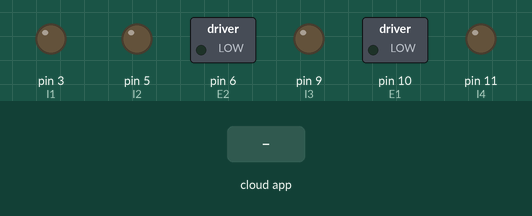
Recording of a sketch running on a simulated Arduino Uno, built with avr-gcc and run on an emulated ATmega328P. Parts: switched loads named in the sketch (green lamp = pin HIGH), output pins drawn as LEDs (lit = HIGH). The inputs (shaded band) are chosen by the test bench. The ROS host is connected and sends only what is stated.

Above: at 1.2 s.
1.3 s: the phone or cloud app sets linear.x to -100
At 1.7 s:
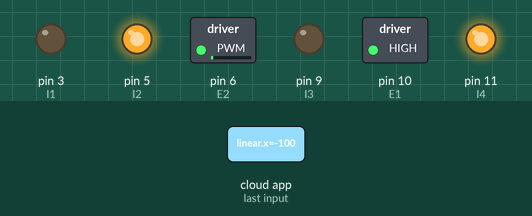
2.8 s: the phone or cloud app sets angular.z to -100
At 4.0 s:
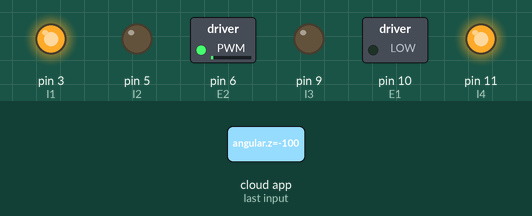
4.3 s: the phone or cloud app sets linear.x to 0
At 5.2 s:
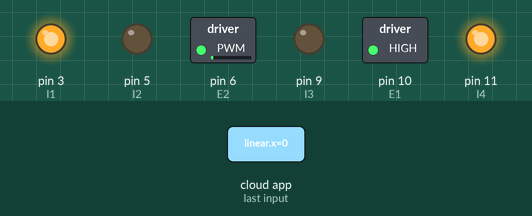
5.8 s: the phone or cloud app sets angular.z to 0
At 6.3 s:
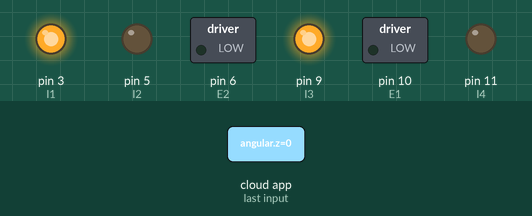
7.3 s: the phone or cloud app sets linear.x to 100
At 8.5 s:
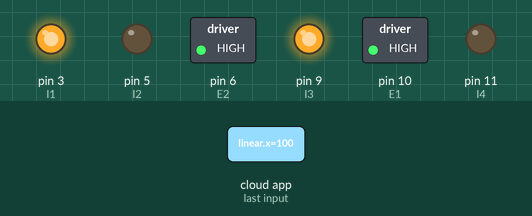
8.8 s: the phone or cloud app sets angular.z to 100
At 9.8 s:
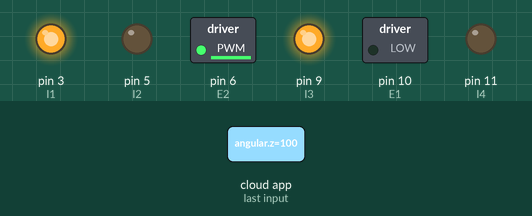
Timing chart, 0 to 11.3 s (numbered marks = the images above; inputs shaded):
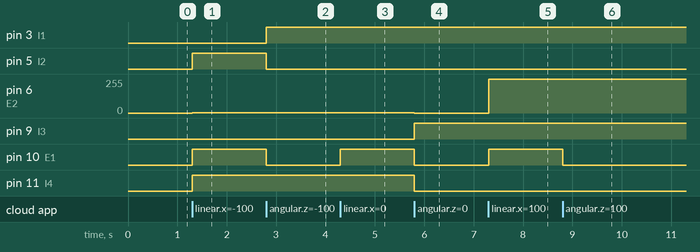

The sketch:

serial_control_2_motors_pwm.ino
```cpp
/* serial_control_2_motors_pwm.ino:
 *
 *  This code implements a motor control for a simple
 *  ROS robot, connected to a arduino via serial interface, and 2 DC motors(PWM).
 *  The wheels is ideally tracks.
 *
 *  To test it, you could use a USB joystick.
 *
 * Get 3 ROS packages/nodes to work first:
 * (joy/joy_node)
 * (rosserial_python/serial_node.py)
 * (teleop_twist_joy/teleop_node)
 *
 *  Test that Twist messages appear on the /cmd_vel topic
 *
 *  The principle is that
 *
 *  I)   <Twist> messages are published on /cmd_vel
 *  II)  The arduino subscribes to /cmd_vel
 *  III) Arduino translates the Twist message into
 *  IV)  PWM speed for left and right motors.
 *
 *  Make sure that the arduino code is compiled with the same version
 *  of "rosserial_python", or you might get protocol errors like:
 *  [ERROR] [WallTime: 1463602684.416179] Mismatched protocol version in packet:
 *  lost sync or rosserial_python is from different ros release than the rosserial client
 *
 *  Below is a "launch" file for ROS that shows the stack you need to get it running.
 *
 *  <launch>
 *  <node name="joy1" pkg="joy" type="joy_node" />
 *  <node name="teleoptwistjoy1" pkg="teleop_twist_joy" type="teleop_node" />
 *  <node name="serialcommjoy1" pkg="rosserial_python" type="serial_node.py" args="/dev/ttyAMA0"/>
 *  </launch>
 *
 *
*/
#include <ros.h>
#include <geometry_msgs/Twist.h>

// SERIAL COMMUNICATION
#define ROS_SERIAL_BAUD_RATE 57600

// MOTORS
#define E1 10   // Enable Pin for motor 1
#define E2 6    // Enable Pin for motor 2
#define I1 3    // Control pin 1 for motor 1
#define I2 5    // Control pin 2 for motor 1
#define I3 9    // Control pin 1 for motor 2
#define I4 11   // Control pin 2 for motor 2

ros::NodeHandle nh;

geometry_msgs::Twist twist_msg;

// The PWM values we are going to use
double lspeed = 0;
double rspeed = 0;

void MotorSpeeds(float left, float right) {

  // Raise values -0.5 - +0.5 with a factor of 255
  // So that we can have useful PWM values (0-255)
  // Perhaps, we could do a map() here instead.

  lspeed = left*255;
  rspeed = right*255;

  analogWrite(E1, lspeed);  // Set left motor speed
  analogWrite(E2, rspeed);  // Set right motor speed


  // Motor direction is determined based on the sign of the left,right values
  // Set direction of the motors based on the sign of the speed
  if ( left >= 0 ) {
    digitalWrite(I1, HIGH);
    digitalWrite(I2, LOW);
  } else {
    digitalWrite(I1, LOW);
    digitalWrite(I2, HIGH);
  }
  if ( right >= 0 ) {
    digitalWrite(I3, HIGH);
    digitalWrite(I4, LOW);
  } else {
    digitalWrite(I3, LOW);
    digitalWrite(I4, HIGH);
  }

}

////////////////////////////////////////////////////////////
// Motor drive
// cmd_x  : linear x velocity (forward velocity) m/s
// cmd_th : angular z velocity (rotation of heading) rad/s
void diff_drive(float cmd_x, float cmd_th) {

  char log_msg[200];
  // dtostrf(floatVar, minStringWidthIncDecimalPoint, numVarsAfterDecimal, charBuf);
  dtostrf(cmd_x*255, 1, 4, log_msg);
  nh.loginfo(log_msg);

  // Calculate speed to send to the motors.
  MotorSpeeds( cmd_x-cmd_th, cmd_x+cmd_th );
}

// The callback function
void cmd_vel_callback( const geometry_msgs::Twist& twist_msg) {
  diff_drive(twist_msg.linear.x, twist_msg.angular.z);
}

ros::Subscriber<geometry_msgs::Twist> cmd_vel_topic("cmd_vel", &cmd_vel_callback);

// Setup the pin numbers.
void setupPins() {
  pinMode(E1, OUTPUT);
  pinMode(E2, OUTPUT);
  pinMode(I1, OUTPUT);
  pinMode(I2, OUTPUT);
  pinMode(I3, OUTPUT);
  pinMode(I4, OUTPUT);
}

void setup() {
  nh.getHardware()->setBaud(ROS_SERIAL_BAUD_RATE);
  nh.initNode();
  nh.subscribe(cmd_vel_topic);
  nh.loginfo("Serial setup complete");

  setupPins();
  nh.loginfo("Pins setup complete");
}


void loop() {
  nh.spinOnce();
}
```

Measured:
- after the input at 1.3 s, pin 5 (I2), pin 10 (E1), pin 11 (I4): LOW → HIGH at once; pin 6 (E2): 0/255 → 1/255 at once
- after the input at 2.8 s, pin 3 (I1): LOW → HIGH at once; pin 5 (I2), pin 10 (E1): HIGH → LOW at once; pin 6 (E2): 1/255 → 2/255 at once
- after the input at 4.3 s, pin 6 (E2): 2/255 → 1/255 at once; pin 10 (E1): LOW → HIGH at once
- after the input at 5.8 s, pin 6 (E2): 1/255 → 0/255 at once; pin 9 (I3): LOW → HIGH at once; pin 10 (E1), pin 11 (I4): HIGH → LOW at once
- after the input at 7.3 s, pin 6 (E2): 0/255 → 255/255 at once; pin 10 (E1): LOW → HIGH at once
- after the input at 8.8 s, pin 6 (E2): 255/255 → 254/255 at once; pin 10 (E1): HIGH → LOW at once
